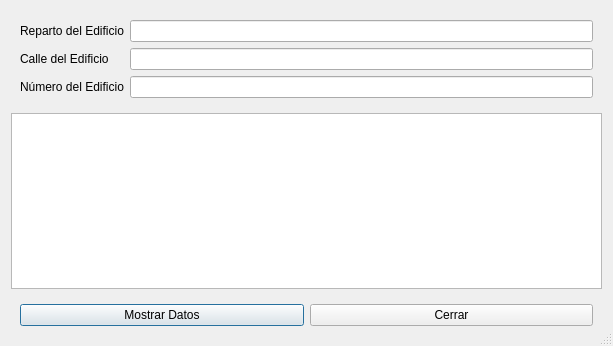
<?xml version="1.0" encoding="UTF-8"?>
<ui version="4.0">
 <class>Dialog</class>
 <widget class="QDialog" name="Dialog">
  <property name="geometry">
   <rect>
    <x>0</x>
    <y>0</y>
    <width>613</width>
    <height>346</height>
   </rect>
  </property>
  <property name="windowTitle">
   <string>Datos de apartamentos de un edificio dada su dirección ordenados por su estado de terminación</string>
  </property>
  <property name="sizeGripEnabled">
   <bool>true</bool>
  </property>
  <property name="modal">
   <bool>true</bool>
  </property>
  <layout class="QGridLayout" name="gridLayout_2">
   <item row="0" column="0">
    <widget class="QWidget" name="widget_2" native="true">
     <layout class="QGridLayout" name="gridLayout">
      <item row="0" column="0">
       <widget class="QLabel" name="label">
        <property name="text">
         <string>Reparto del Edificio</string>
        </property>
       </widget>
      </item>
      <item row="0" column="1">
       <widget class="QLineEdit" name="reparto_del_edificio"/>
      </item>
      <item row="1" column="0">
       <widget class="QLabel" name="label_2">
        <property name="text">
         <string>Calle del Edificio</string>
        </property>
       </widget>
      </item>
      <item row="1" column="1">
       <widget class="QLineEdit" name="calle_del_edificio"/>
      </item>
      <item row="2" column="0">
       <widget class="QLabel" name="label_3">
        <property name="text">
         <string>Número del Edificio</string>
        </property>
       </widget>
      </item>
      <item row="2" column="1">
       <widget class="QLineEdit" name="numero_del_edificio"/>
      </item>
     </layout>
    </widget>
   </item>
   <item row="2" column="0">
    <widget class="QWidget" name="widget" native="true">
     <layout class="QHBoxLayout" name="horizontalLayout">
      <item>
       <widget class="QPushButton" name="boton_mostrar">
        <property name="text">
         <string>Mostrar Datos</string>
        </property>
       </widget>
      </item>
      <item>
       <widget class="QPushButton" name="boton_cerrar">
        <property name="text">
         <string>Cerrar</string>
        </property>
       </widget>
      </item>
     </layout>
    </widget>
   </item>
   <item row="1" column="0">
    <widget class="QTableWidget" name="tabla_viviendas"/>
   </item>
  </layout>
 </widget>
 <resources/>
 <connections/>
</ui>
